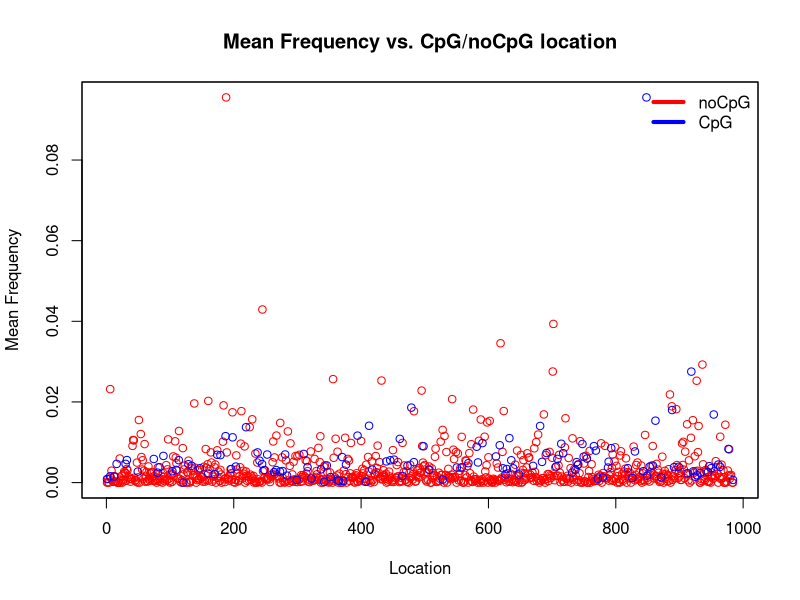

The R source for this figure:
read.csv("OverviewSelCoeff_BachelerFilter.csv")->HIVdata
print(HIVdata)


#Identify noCpG sites
which(HIVdata$makesCpG=="0")->noCpG
print(noCpG)
#Identify CpG sites
which(HIVdata$makesCpG=="1")->CpG

#Identify mean frequency in association with noCpG sites
HIVdata[noCpG,3]->Freq
#Identify mean frequency in association with CpG sites
HIVdata[CpG,3]->Freq2


#Making a plot of mean frequency vs. CpG/nonCpG location
plot(noCpG, Freq, col="red", main="Mean Frequency vs. CpG/noCpG location", xlab = "Location", ylab = "Mean Frequency")
#Overlapping the two graphs
par(new = TRUE )
plot(CpG, Freq2,col="blue",xaxt='n',yaxt='n', ann = FALSE)


legend("topright",c("noCpG","CpG"),lty = c(1,1),lwd=4, col=c("red","blue"),bty="n")



